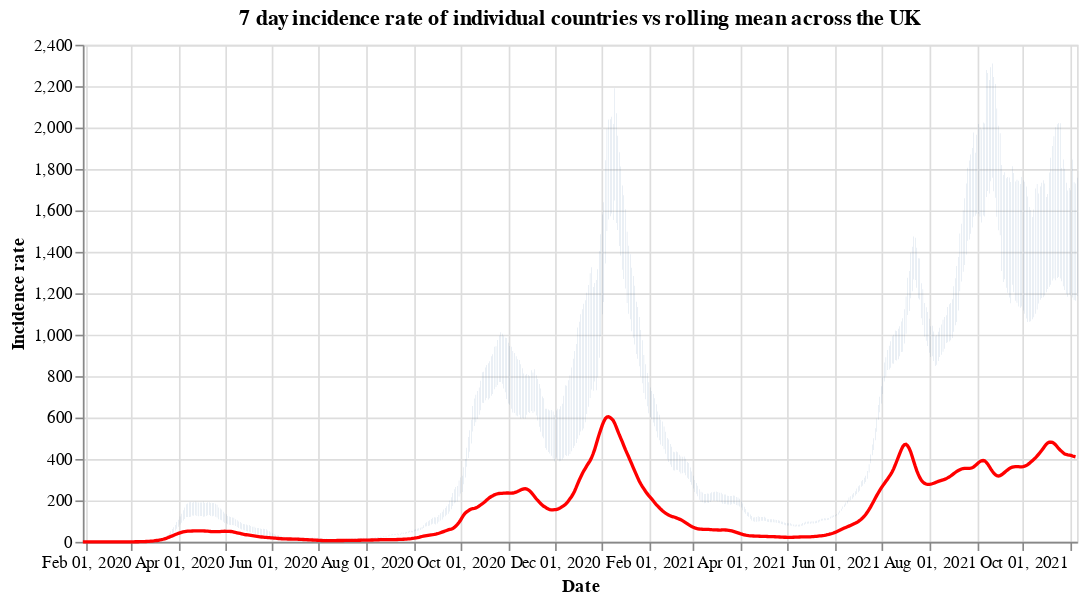

Notebook code cell kept with this figure:
### Code cell
#collapse
countries = uk_cases['areaName'].unique()
countries.sort()

selection = alt.selection_single(
    name='Select',
    fields=['areaName'],
    init={'areaName': 'Wales'},
    bind={'areaName': alt.binding_select(options=countries)}
)

# scatter plot, modify opacity based on selection
bars = alt.Chart(uk_cases).mark_bar().add_selection(
    selection
).encode(
    x=alt.X("yearmonthdate(date):T", axis=alt.Axis(title='Date')),
    y=alt.Y("weeklyCasesRate:Q", axis=alt.Axis(title='Incidence rate')),
    tooltip='weeklyCasesRate:Q',
    opacity=alt.condition(selection, alt.value(1), alt.value(0))
).properties(title=f'7 day incidence rate of individual countries vs rolling mean across the UK', width=600)

line = alt.Chart(overview_cases).mark_line(
    color='red',
    size=2,
).transform_window(
    rolling_mean='mean(weeklyCasesRate)',
    frame=[0, 7]
).encode(
    x='yearmonthdate(date):T',
    y='rolling_mean:Q'
)

alt.layer(bars, line)

### Figure 1 — Vega-Lite specification as saved in the notebook (floating-point values rounded to 4 significant figures; data arrays with more than 128 entries replaced by an {"elided": "..."} marker saying what was removed)
{"config": {"view": {"continuousWidth": 400, "continuousHeight": 300}}, "layer": [{"data": {"name": "data-05447f20f452504653209675d9bb3f2c"}, "mark": "bar", "encoding": {"opacity": {"condition": {"value": 1, "selection": "Select"}, "value": 0}, "tooltip": {"type": "quantitative", "field": "weeklyCasesRate"}, "x": {"type": "temporal", "axis": {"title": "Date"}, "field": "date", "timeUnit": "yearmonthdate"}, "y": {"type": "quantitative", "axis": {"title": "Incidence rate"}, "field": "weeklyCasesRate"}}, "selection": {"Select": {"type": "single", "fields": ["areaName"], "init": {"areaName": "Wales"}, "bind": {"areaName": {"input": "select", "options": ["England", "Northern Ireland", "Scotland", "Wales"]}}}}, "title": "7 day incidence rate of individual countries vs rolling mean across the UK", "width": 600}, {"data": {"name": "data-a86211d4ae33cf946175a219b1fdf3ed"}, "mark": {"type": "line", "color": "red", "size": 2}, "encoding": {"x": {"type": "temporal", "field": "date", "timeUnit": "yearmonthdate"}, "y": {"type": "quantitative", "field": "rolling_mean"}}, "transform": [{"window": [{"op": "mean", "field": "weeklyCasesRate", "as": "rolling_mean"}], "frame": [0, 7]}]}], "$schema": "https://vega.github.io/schema/vega-lite/v4.8.1.json", "datasets": {"data-05447f20f452504653209675d9bb3f2c": {"elided": "2488 records"}, "data-a86211d4ae33cf946175a219b1fdf3ed": {"elided": "645 records"}}}
